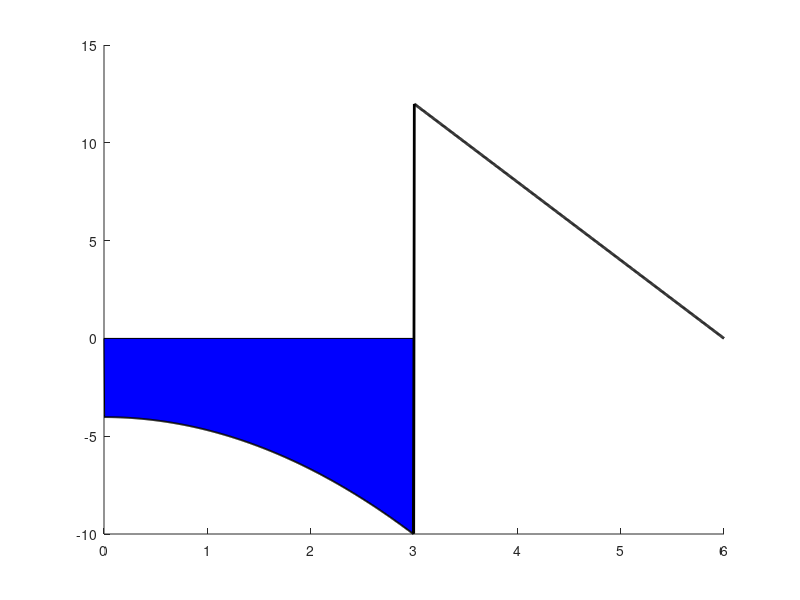

Recreate this plot in MATLAB. (Note: this script raises an error after producing the figure.)
V1 = 18;
V2 = 8;

V = zeros(1,1000);
M = zeros(1,1000);

M_1 = zeros(1,1000);
M_2 = zeros(1,1000);

nums_1 = zeros(1,1000);
nums_2 = zeros(1,1000);

nums = linspace(0,6,1000);

for x = 1:1000
    if(nums(x) < 3)
        V(x) = -4 - 4 /6 * nums(x)^2;
    else
        V(x) = 24 - 4 * nums(x);
    end
    
    if(V(x) < 0)
        nums_1(x) = nums(x);
        M_1(x) = V(x);
    else
        nums_2(x) = nums(x);
        M_2(x) = V(x);
    end
        
    
end
M_1(1) = 0;
nums_1(x) = 0;
M_1 = M_1(1:499);
nums_1 = nums_1(1:499);
M_1(499) = 0;

M_2 = M_2(500:end);
nums_2 = nums_2(500:end);
M_2(500) = 0;
nums_2(1) = 3;

hold on
plot(nums,V,'k','LineWidth',2);
p = patch(nums_1,M_1,'b');
hatchfill(p);
p = patch(nums_2,M_2,'b');
hatchfill(p);


xline(0);
yline(0);
xlim([-3 10])
ylim([-100 100]);
xlabel("Distance From Origin (m)");
ylabel("Shear Force (kN)");
title('Shear Force Diagram - Corey O''Brien');
set(gca,'FontName','Times');
set(gca,'FontSize',12);